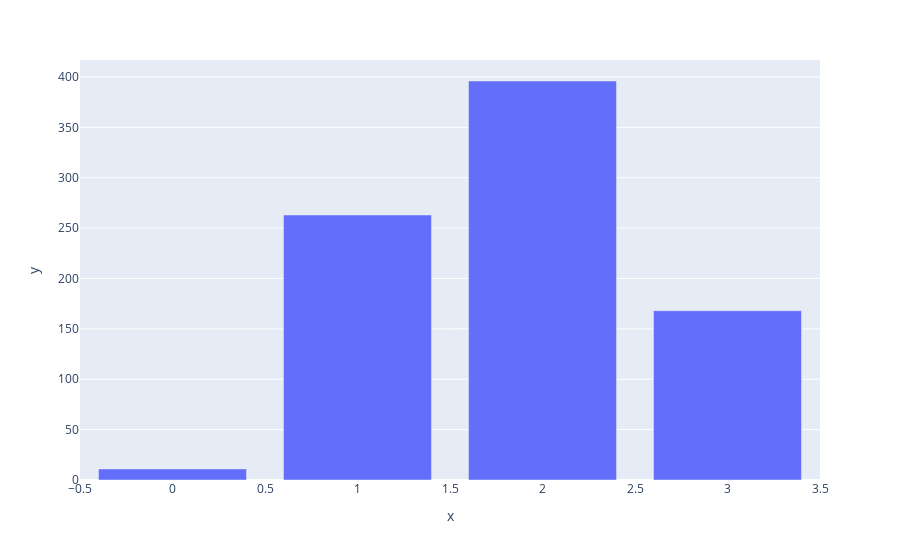

Notebook cell for this chart:
### Code cell
a

### Figure 1 — Plotly figure (JSON) as saved in the notebook; plotly's stock layout.template omitted (floating-point values rounded to 4 significant figures)
{"data": [{"alignmentgroup": "True", "hovertemplate": "x=%{x}<br>y=%{y}<extra></extra>", "legendgroup": "", "marker": {"color": "#636efa"}, "name": "", "offsetgroup": "", "orientation": "v", "showlegend": false, "textposition": "auto", "type": "bar", "x": [0, 1, 2, 3], "xaxis": "x", "y": [11, 263, 396, 168], "yaxis": "y"}], "layout": {"barmode": "relative", "legend": {"tracegroupgap": 0}, "margin": {"t": 60}, "xaxis": {"anchor": "y", "domain": [0, 1], "title": {"text": "x"}}, "yaxis": {"anchor": "x", "domain": [0, 1], "title": {"text": "y"}}}}
